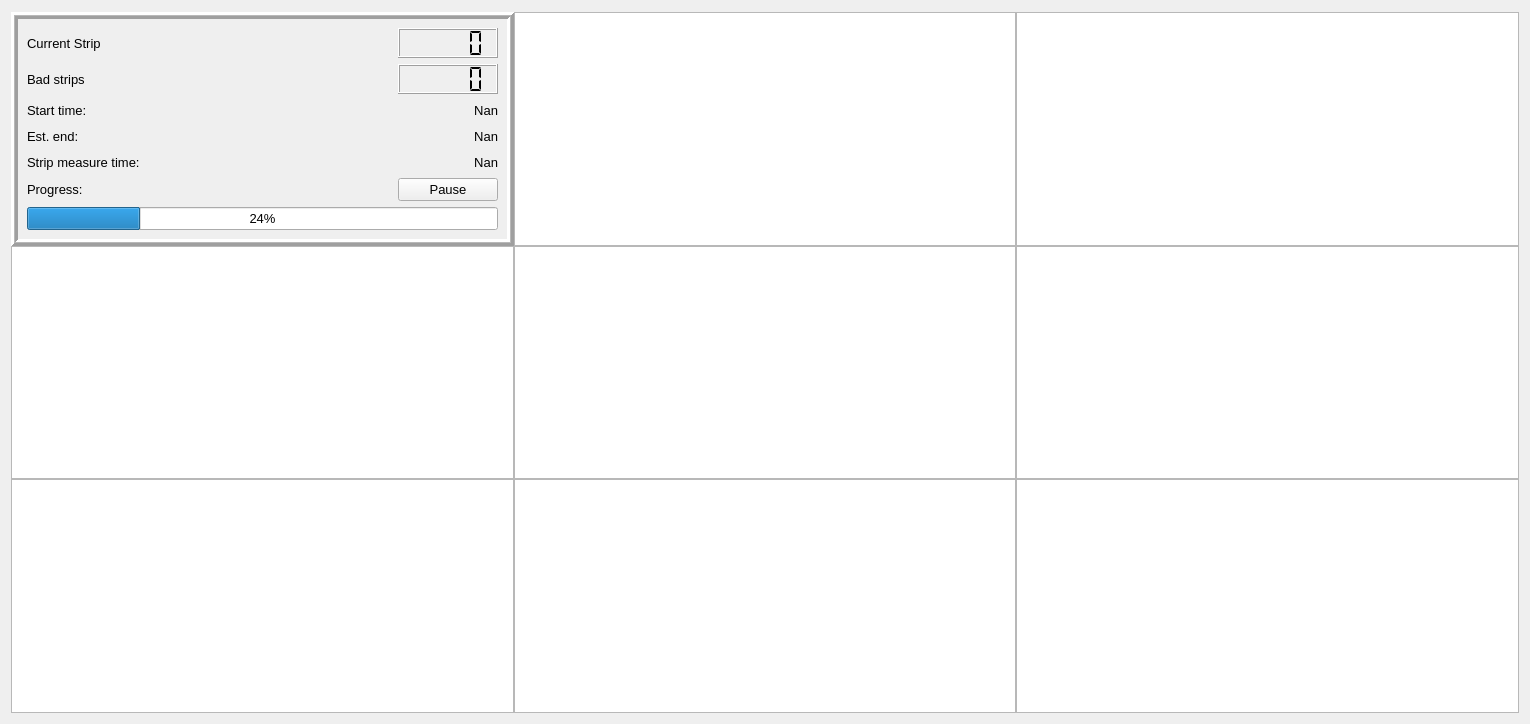
<?xml version="1.0" encoding="UTF-8"?>
<ui version="4.0">
 <class>stripscan_UI</class>
 <widget class="QWidget" name="stripscan_UI">
  <property name="geometry">
   <rect>
    <x>0</x>
    <y>0</y>
    <width>1530</width>
    <height>724</height>
   </rect>
  </property>
  <property name="windowTitle">
   <string>Form</string>
  </property>
  <layout class="QVBoxLayout" name="verticalLayout">
   <item>
    <layout class="QGridLayout" name="gridLayout_2" rowstretch="0,0,0,0,0,0,0,0,0,0" columnstretch="0,0,0" rowminimumheight="1,0,0,0,0,0,0,0,0,0">
     <property name="sizeConstraint">
      <enum>QLayout::SetDefaultConstraint</enum>
     </property>
     <property name="spacing">
      <number>0</number>
     </property>
     <item row="1" column="0">
      <widget class="QFrame" name="frame">
       <property name="maximumSize">
        <size>
         <width>16777215</width>
         <height>250</height>
        </size>
       </property>
       <property name="autoFillBackground">
        <bool>true</bool>
       </property>
       <property name="frameShape">
        <enum>QFrame::Box</enum>
       </property>
       <property name="frameShadow">
        <enum>QFrame::Raised</enum>
       </property>
       <property name="lineWidth">
        <number>3</number>
       </property>
       <property name="midLineWidth">
        <number>1</number>
       </property>
       <layout class="QGridLayout" name="gridLayout">
        <item row="0" column="1">
         <widget class="QLCDNumber" name="currentstrip_lcd">
          <property name="minimumSize">
           <size>
            <width>100</width>
            <height>30</height>
           </size>
          </property>
          <property name="maximumSize">
           <size>
            <width>100</width>
            <height>30</height>
           </size>
          </property>
          <property name="smallDecimalPoint">
           <bool>false</bool>
          </property>
          <property name="segmentStyle">
           <enum>QLCDNumber::Flat</enum>
          </property>
         </widget>
        </item>
        <item row="2" column="0">
         <widget class="QLabel" name="starttime_label">
          <property name="font">
           <font>
            <pointsize>10</pointsize>
           </font>
          </property>
          <property name="text">
           <string>Start time:</string>
          </property>
         </widget>
        </item>
        <item row="1" column="0">
         <widget class="QLabel" name="bad_label_2">
          <property name="font">
           <font>
            <pointsize>10</pointsize>
           </font>
          </property>
          <property name="text">
           <string>Bad strips</string>
          </property>
         </widget>
        </item>
        <item row="5" column="0">
         <widget class="QLabel" name="Progress_label_4">
          <property name="font">
           <font>
            <pointsize>10</pointsize>
           </font>
          </property>
          <property name="text">
           <string>Progress:</string>
          </property>
         </widget>
        </item>
        <item row="6" column="0" colspan="2">
         <widget class="QProgressBar" name="stripscan_progressBar">
          <property name="font">
           <font>
            <pointsize>10</pointsize>
           </font>
          </property>
          <property name="autoFillBackground">
           <bool>false</bool>
          </property>
          <property name="value">
           <number>24</number>
          </property>
          <property name="invertedAppearance">
           <bool>false</bool>
          </property>
          <property name="textDirection">
           <enum>QProgressBar::TopToBottom</enum>
          </property>
         </widget>
        </item>
        <item row="1" column="1">
         <widget class="QLCDNumber" name="badstrip_lcd">
          <property name="minimumSize">
           <size>
            <width>100</width>
            <height>30</height>
           </size>
          </property>
          <property name="maximumSize">
           <size>
            <width>100</width>
            <height>30</height>
           </size>
          </property>
          <property name="mode">
           <enum>QLCDNumber::Dec</enum>
          </property>
          <property name="segmentStyle">
           <enum>QLCDNumber::Flat</enum>
          </property>
         </widget>
        </item>
        <item row="0" column="0">
         <widget class="QLabel" name="currentstrip_label">
          <property name="font">
           <font>
            <pointsize>10</pointsize>
           </font>
          </property>
          <property name="text">
           <string>Current Strip</string>
          </property>
         </widget>
        </item>
        <item row="5" column="1">
         <widget class="QPushButton" name="Pause_button">
          <property name="font">
           <font>
            <pointsize>10</pointsize>
           </font>
          </property>
          <property name="text">
           <string>Pause</string>
          </property>
         </widget>
        </item>
        <item row="2" column="1">
         <widget class="QLabel" name="start_time">
          <property name="font">
           <font>
            <pointsize>10</pointsize>
           </font>
          </property>
          <property name="text">
           <string>Nan</string>
          </property>
          <property name="alignment">
           <set>Qt::AlignRight|Qt::AlignTrailing|Qt::AlignVCenter</set>
          </property>
         </widget>
        </item>
        <item row="3" column="1">
         <widget class="QLabel" name="end_time">
          <property name="font">
           <font>
            <pointsize>10</pointsize>
           </font>
          </property>
          <property name="text">
           <string>Nan</string>
          </property>
          <property name="alignment">
           <set>Qt::AlignRight|Qt::AlignTrailing|Qt::AlignVCenter</set>
          </property>
         </widget>
        </item>
        <item row="4" column="1">
         <widget class="QLabel" name="strip_time">
          <property name="font">
           <font>
            <pointsize>10</pointsize>
           </font>
          </property>
          <property name="text">
           <string>Nan</string>
          </property>
          <property name="alignment">
           <set>Qt::AlignRight|Qt::AlignTrailing|Qt::AlignVCenter</set>
          </property>
         </widget>
        </item>
        <item row="3" column="0">
         <widget class="QLabel" name="endtime_label">
          <property name="font">
           <font>
            <pointsize>10</pointsize>
           </font>
          </property>
          <property name="text">
           <string>Est. end:</string>
          </property>
         </widget>
        </item>
        <item row="4" column="0">
         <widget class="QLabel" name="stripmeasuretime_label">
          <property name="font">
           <font>
            <pointsize>10</pointsize>
           </font>
          </property>
          <property name="text">
           <string>Strip measure time:</string>
          </property>
         </widget>
        </item>
       </layout>
      </widget>
     </item>
     <item row="5" column="0">
      <widget class="PlotWidget" name="rint_plot"/>
     </item>
     <item row="4" column="0">
      <widget class="PlotWidget" name="rpoly_plot"/>
     </item>
     <item row="1" column="2">
      <widget class="PlotWidget" name="istrip_plot"/>
     </item>
     <item row="1" column="1">
      <widget class="PlotWidget" name="cac_plot"/>
     </item>
     <item row="4" column="2">
      <widget class="PlotWidget" name="idiel_plot"/>
     </item>
     <item row="4" column="1">
      <widget class="PlotWidget" name="cint_plot">
       <property name="maximumSize">
        <size>
         <width>16777215</width>
         <height>16777215</height>
        </size>
       </property>
      </widget>
     </item>
     <item row="5" column="1">
      <widget class="PlotWidget" name="cback_plot">
       <property name="maximumSize">
        <size>
         <width>16777215</width>
         <height>16777215</height>
        </size>
       </property>
      </widget>
     </item>
     <item row="5" column="2">
      <widget class="PlotWidget" name="idark_plot"/>
     </item>
    </layout>
   </item>
  </layout>
 </widget>
 <customwidgets>
  <customwidget>
   <class>PlotWidget</class>
   <extends>QGraphicsView</extends>
   <header>pyqtgraph</header>
  </customwidget>
 </customwidgets>
 <resources/>
 <connections/>
</ui>
